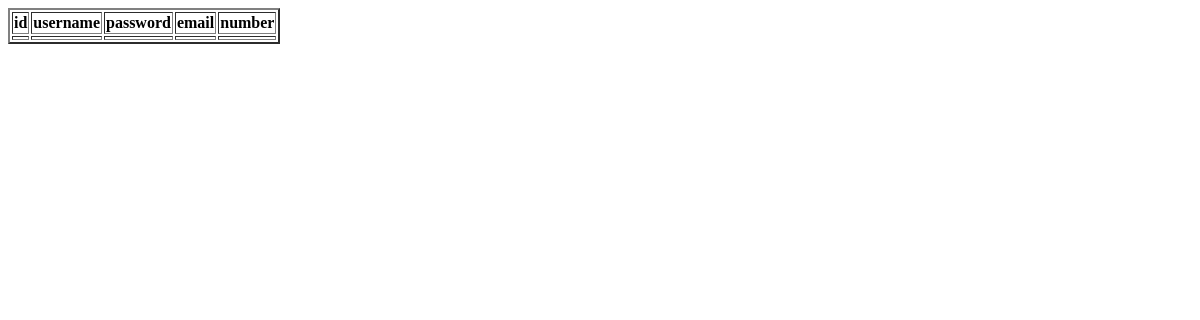
The app's page /detail_page/6, older data.
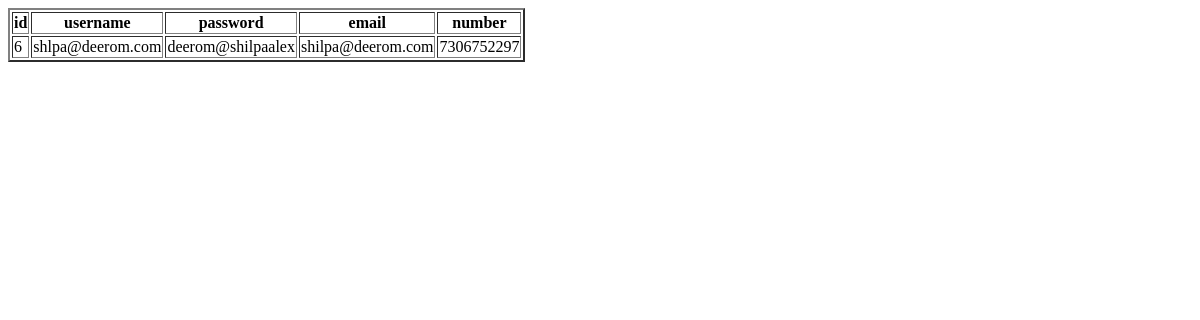
The same page, newer data.
### app.py (models this page shows, shortened)
class register(db.Model):
	id = db.Column(db.Integer,unique=True,primary_key=True)
	userid = db.Column(db.Integer,  nullable=False)
	username=db.Column(db.String(30),  nullable=False)
	password = db.Column(db.String(30),  nullable=False)
	email=db.Column(db.String(30),  nullable=False)
	number=db.Column(db.Integer)

### app.py (the view)
@app.route('/detail_page/<id>')
def detail_page(id):
	details= register.query.filter_by(id=id).first()
	return render_template("detail_page.html",result=details)

### templates/detail_page.html (shortened to what this page needs)
<!DOCTYPE html>
<html>
<head>
</head>
<body>
<form action="/delete">
<table border='2'>
  <tr>
    <th>id</th>
    <th>username</th>
    <th>password</th>
    <th>email</th>
    <th>number</th>
  </tr>
<tr>
<td>{{result.id}}</td>
<td>{{result.username}}</td>
<td>{{result.password}}</td>
<td>{{result.email}}</td>
<td>{{result.number}}</td>
</tr>
</table>
</form>
</body>
</html>

Row changes from the older to the newer data that the page shows:
added register: id "6", username "shlpa@deerom.com", password "deerom@shilpaalex", email "shilpa@deerom.com", number "7306752297"
